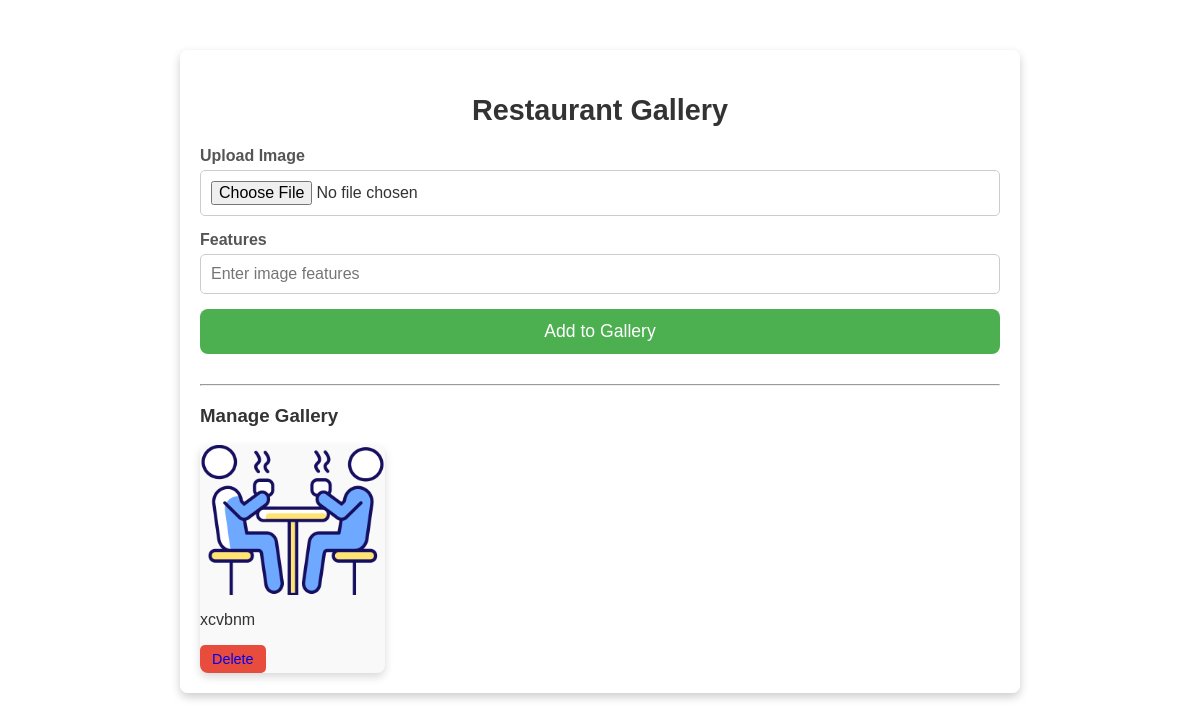
The app's page /manage_resort_gallery (signed in), older data.
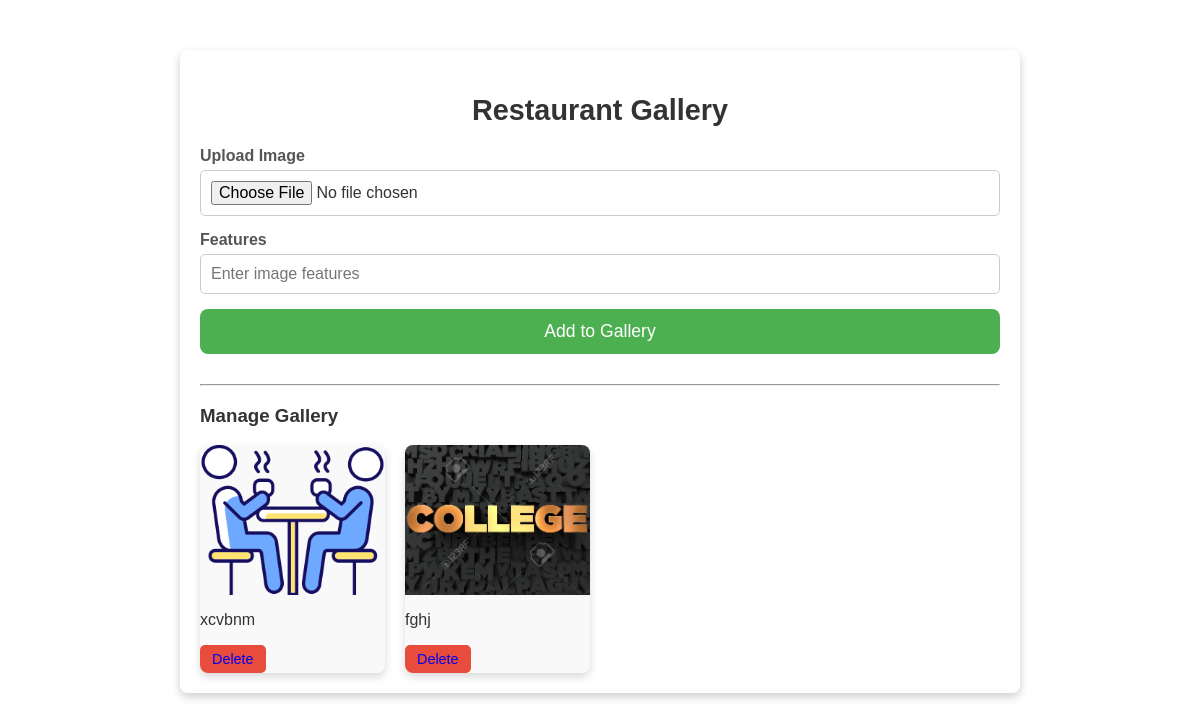
The same page, newer data.
### SportComApp/models.py (models this page shows)
class ResortGalleryTable(models.Model):
    RESORT = models.ForeignKey(ResortTable, on_delete=models.CASCADE)
    Image = models.FileField(blank=True, null=True)
    Features = models.CharField(max_length=500, null=True, blank=True)
    is_active = models.BooleanField(default=True)
    created_at = models.DateTimeField(auto_now_add=True, null=True, blank=True)
    updated_at = models.DateTimeField(auto_now_add=True, null=True, blank=True)

### SportComApp/views.py (the view, shortened to what this page needs)
# urls.py: path('manage_resort_gallery', ManageResortGallery.as_view(), name="manage_resort_gallery"),
class ManageResortGallery(View):
    def get(self, request):
        gallery_obj = ResortGalleryTable.objects.filter(RESORT__LOGIN_id=request.session['login_id'])
        return render(request, "RESORT/manage_gallery.html", {'gallery': gallery_obj})

### templates/RESORT/manage_gallery.html (shortened to what this page needs)
{% load static %}
<html lang="en">
<head>
    <link rel="stylesheet" href="{% static 'styles/styles.css' %}">
</head>
<body>
<div class="gallery-container">
    <h2>Restaurant Gallery</h2>
    <form action="#" method="post" enctype="multipart/form-data" class="upload-form">
        <div class="form-group">
            <label for="imageUpload">Upload Image</label>
            <input type="file" id="imageUpload" name="Image" accept="image/*" required>
        </div>
        <div class="form-group">
            <label for="features">Features</label>
            <input type="text" id="features" name="Features" placeholder="Enter image features" required>
        </div>
        <button type="submit" class="submit-btn">Add to Gallery</button>
    </form>
    <hr>
    <h3>Manage Gallery</h3>
    <div class="gallery-grid">
         {%  for item in gallery %}
        <div class="gallery-item">
            <img src="{{ item.Image.url }}" alt="Gallery Image 1">
            <p class="features-text">{{ item.Features }}</p>
            <button class="delete-btn"><a href="resort_image_delete/{{ item.id }}" class="links">Delete</a></button>
        </div>
        {% endfor %}
    </div>
</div>
</body>
</html>

Row changes from the older to the newer data that the page shows:
added ResortGalleryTable: Image (picture), Features "fghj"
